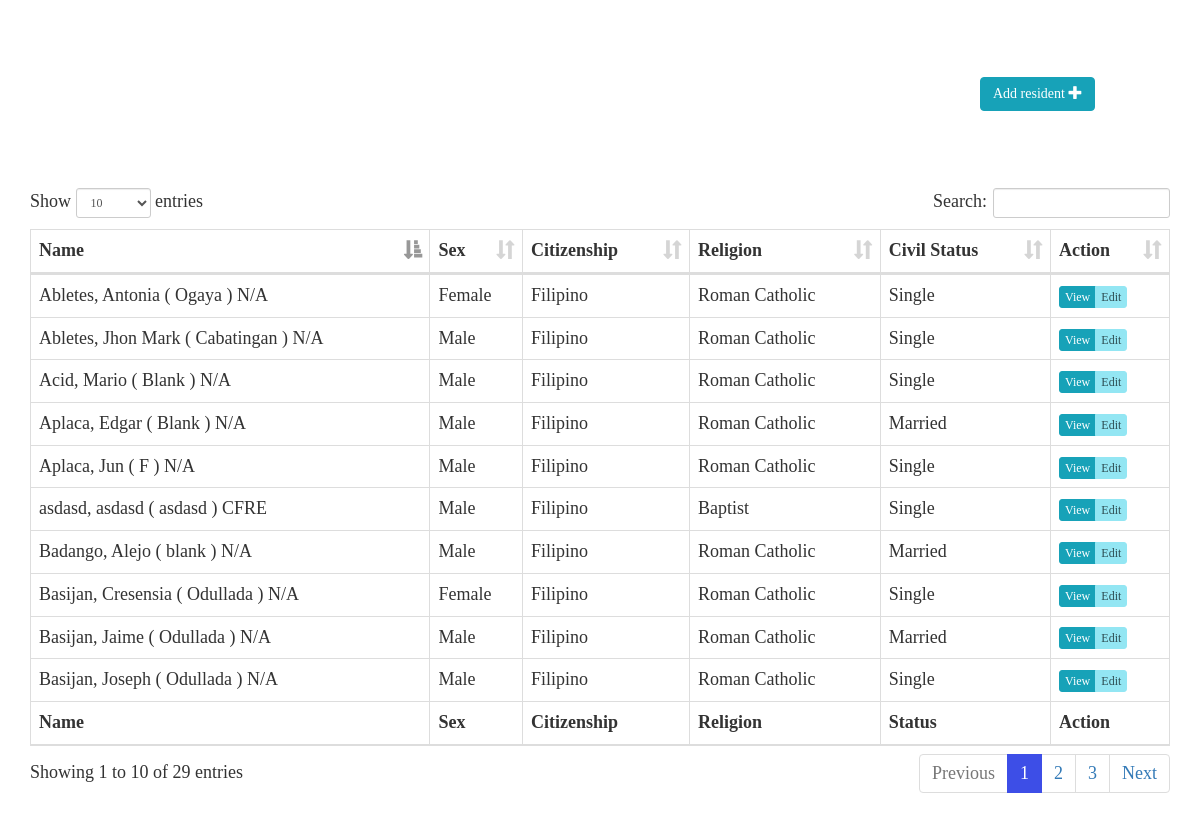
The app's page /Resident_Profiling/resident.php (signed in) with its own data.
### tables this page shows
CREATE TABLE `resident_detail` (
  `res_ID` int(11) UNSIGNED NOT NULL COMMENT 'Primary Key',
  `res_Img` longblob DEFAULT NULL,
  `res_fName` varchar(50) DEFAULT NULL,
  `res_mName` varchar(50) DEFAULT NULL,
  `res_lName` varchar(50) DEFAULT NULL,
  `position_ID` int(11) UNSIGNED DEFAULT NULL,
  `suffix_ID` int(11) UNSIGNED DEFAULT NULL COMMENT 'e.g. Jr., II',
  `res_Bday` date DEFAULT NULL,
  `voter_status` varchar(20) DEFAULT NULL,
  `marital_ID` int(11) UNSIGNED DEFAULT NULL,
  `country_ID` int(11) UNSIGNED DEFAULT NULL,
  `gender_ID` int(11) UNSIGNED DEFAULT NULL,
  `religion_ID` int(11) UNSIGNED DEFAULT NULL,
  `occupation_ID` int(11) UNSIGNED DEFAULT NULL,
  `occuStat_ID` int(11) UNSIGNED DEFAULT NULL,
  `res_Date_Record` timestamp NOT NULL DEFAULT current_timestamp() ON UPDATE current_timestamp(),
  `occupant_ID` int(11) UNSIGNED DEFAULT NULL,
  `res_Height` int(20) DEFAULT NULL,
  `res_Weight` int(20) DEFAULT NULL,
  `Status` varchar(255) NOT NULL
);

CREATE TABLE `ref_suffixname` (
  `suffix_ID` int(11) UNSIGNED NOT NULL COMMENT 'Primary Key',
  `suffix` varchar(10) DEFAULT NULL COMMENT 'suffix name position on the last name ',
  `suffix_Name` varchar(50) DEFAULT NULL COMMENT 'suffix description'
);

CREATE TABLE `ref_gender` (
  `gender_ID` int(11) UNSIGNED NOT NULL COMMENT 'Primary Key',
  `gender_Name` varchar(8) DEFAULT NULL
);

CREATE TABLE `ref_country` (
  `country_ID` int(11) UNSIGNED NOT NULL COMMENT 'Primary Key',
  `country_iso` char(2) NOT NULL,
  `country_name` varchar(80) NOT NULL,
  `country_iso3` char(3) DEFAULT NULL,
  `country_numcode` smallint(6) DEFAULT NULL,
  `country_phonecode` int(5) DEFAULT NULL,
  `country_nationality` varchar(80) DEFAULT NULL,
  `country_citizenship` varchar(80) DEFAULT NULL
);

CREATE TABLE `ref_religion` (
  `religion_ID` int(11) UNSIGNED NOT NULL COMMENT 'Primary Key',
  `religion_Name` varchar(50) DEFAULT NULL COMMENT 'Religion Name'
);

CREATE TABLE `ref_marital_status` (
  `marital_ID` int(11) UNSIGNED NOT NULL COMMENT 'Primary Key',
  `marital_Name` varchar(50) DEFAULT NULL
);

### Resident_Profiling/resident.php (the view, shortened to what this page needs)
<?php
include('connections.php');
?>
<!DOCTYPE html>
<html lang="en">
  <head>
    <link href="css/bootstrap.min.css" rel="stylesheet">
    <link href="css/css/mis.css" rel="stylesheet">
    <link href="vendor/css/dataTables.bootstrap.min.css" rel="stylesheet">
      </head>
  <body style="font-family: calibri; font-size: 18px; ">
<br>
<br>
<br>
 <div class="container">
<?php
if ($_SESSION['position']=='Barangay Secretary')
echo'
<button type="button" class="btn btn-primary col-lg-offset-10" data-toggle="modal" data-target="#myModal"   >Add resident
  <span class="glyphicon glyphicon-plus" aria-hidden="true"></span>
</button>';?>
    </div><br>
<br>
 <br> <?php
         $query ="SELECT rd.res_ID , rd.res_fName , rd.res_mName , rd.res_lName , sfx.suffix, rd.res_Bday , rms.marital_Name, rg.gender_Name, rr.religion_Name, rc.country_nationality, rc.country_citizenship, ro.occupation_Name, ros.occuStat_Name, rd.res_Date_Record FROM resident_detail rd LEFT JOIN ref_suffixname sfx ON rd.suffix_ID = sfx.suffix_ID LEFT JOIN ref_marital_status rms ON rd.marital_ID = rms.marital_ID LEFT JOIN ref_gender rg ON rd.gender_ID = rg.gender_ID LEFT JOIN ref_religion rr ON rd.religion_ID = rr.religion_ID LEFT JOIN ref_occupation ro ON rd.occupation_ID = ro.occupation_ID LEFT JOIN ref_occupation_status ros ON rd.occuStat_ID = ros.occuStat_ID LEFT JOIN ref_country rc ON rd.country_ID = rc.country_ID where rd.res_ID NOT IN (Select res_ID from resident_death) && rd.Status='Active'";
         $result = mysqli_query($db, $query);
         ?>
      <div class="container">
         <div class="table-responsive">
            <table class="table table-bordered" id="mytable">
               <thead>
                  <tr>
                     <th scope="col-2">Name</th>
                     <th scope="col">Sex</th>
                     <th scope="col">Citizenship</th>
                     <th scope="col">Religion</th>
                     <th scope="col">Civil Status</th>
                     <th scope="col">Action</th>
                  </tr>
               </thead>
               <?php
                  while($row = mysqli_fetch_array($result))
                       {
                          ?>
               <tr>
                  <td><?php echo $row["res_lName"].", "?> <?php echo $row["res_fName"]?> <?php echo"( ". $row["res_mName"]." )"?> <?php echo $row["suffix"]?></td>
                  <td><?php echo $row["gender_Name"]?></td>
                  <td><?php echo $row["country_citizenship"]?></td>
                  <td><?php echo $row["religion_Name"]?></td>
                  <td><?php echo $row["marital_Name"]?></td>
                  <td>
                     <div class="btn-group">
                        <a href="profile-final.php?id=<?php echo $row['res_ID'] ?>" class="btn btn-primary btn-xs">View</a>
                       <?php if($_SESSION['position']!="Barangay Captain"){ echo '<a href="edit.php?id='.$row['res_ID'].'" class="btn btn-info btn-xs">Edit</a>';} ?>
                     </div>
                  </td>
               </tr>
               <?php
                  }
                  ?>
               <tfoot>
                  <tr>
                     <th scope="col-2">Name</th>
                     <th scope="col">Sex</th>
                     <th scope="col">Citizenship</th>
                     <th scope="col">Religion</th>
                     <th scope="col">Status</th>
                     <th scope="col">Action</th>
                  </tr>
               </tfoot>
            </table>
         </div>
      </div>
          <br>
<br>
  </body>
</html>

### Resident_Profiling/resident.php (style rules this page uses)
body { background-color: #FFFFFF; }

### records on screen
resident_detail: res_lName "Acid", res_fName "Mario", res_mName "Blank", suffix_ID.suffix "N/A", gender_ID.gender_Name "Male", country_ID.country_citizenship "Filipino", religion_ID.religion_Name "Roman Catholic", marital_ID.marital_Name "Single"
resident_detail: res_lName "Abletes", res_fName "Antonia", res_mName "Ogaya", suffix_ID.suffix "N/A", gender_ID.gender_Name "Female", country_ID.country_citizenship "Filipino", religion_ID.religion_Name "Roman Catholic", marital_ID.marital_Name "Single"
resident_detail: res_lName "Aplaca", res_fName "Jun", res_mName "F", suffix_ID.suffix "N/A", gender_ID.gender_Name "Male", country_ID.country_citizenship "Filipino", religion_ID.religion_Name "Roman Catholic", marital_ID.marital_Name "Single"
resident_detail: res_lName "Aplaca", res_fName "Edgar", res_mName "Blank", suffix_ID.suffix "N/A", gender_ID.gender_Name "Male", country_ID.country_citizenship "Filipino", religion_ID.religion_Name "Roman Catholic", marital_ID.marital_Name "Married"
resident_detail: res_lName "Basijan", res_fName "Joseph", res_mName "Odullada", suffix_ID.suffix "N/A", gender_ID.gender_Name "Male", country_ID.country_citizenship "Filipino", religion_ID.religion_Name "Roman Catholic", marital_ID.marital_Name "Single"
resident_detail: res_lName "Basijan", res_fName "Cresensia", res_mName "Odullada", suffix_ID.suffix "N/A", gender_ID.gender_Name "Female", country_ID.country_citizenship "Filipino", religion_ID.religion_Name "Roman Catholic", marital_ID.marital_Name "Single"
resident_detail: res_lName "asdasd", res_fName "asdasd", res_mName "asdasd", suffix_ID.suffix "CFRE", gender_ID.gender_Name "Male", country_ID.country_citizenship "Filipino", religion_ID.religion_Name "Baptist", marital_ID.marital_Name "Single"
resident_detail: res_lName "Abletes", res_fName "Jhon Mark", res_mName "Cabatingan", suffix_ID.suffix "N/A", gender_ID.gender_Name "Male", country_ID.country_citizenship "Filipino", religion_ID.religion_Name "Roman Catholic", marital_ID.marital_Name "Single"
resident_detail: res_lName "Badango", res_fName "Alejo", res_mName "blank", suffix_ID.suffix "N/A", gender_ID.gender_Name "Male", country_ID.country_citizenship "Filipino", religion_ID.religion_Name "Roman Catholic", marital_ID.marital_Name "Married"
resident_detail: res_lName "Basijan", res_fName "Jaime", res_mName "Odullada", suffix_ID.suffix "N/A", gender_ID.gender_Name "Male", country_ID.country_citizenship "Filipino", religion_ID.religion_Name "Roman Catholic", marital_ID.marital_Name "Married"
